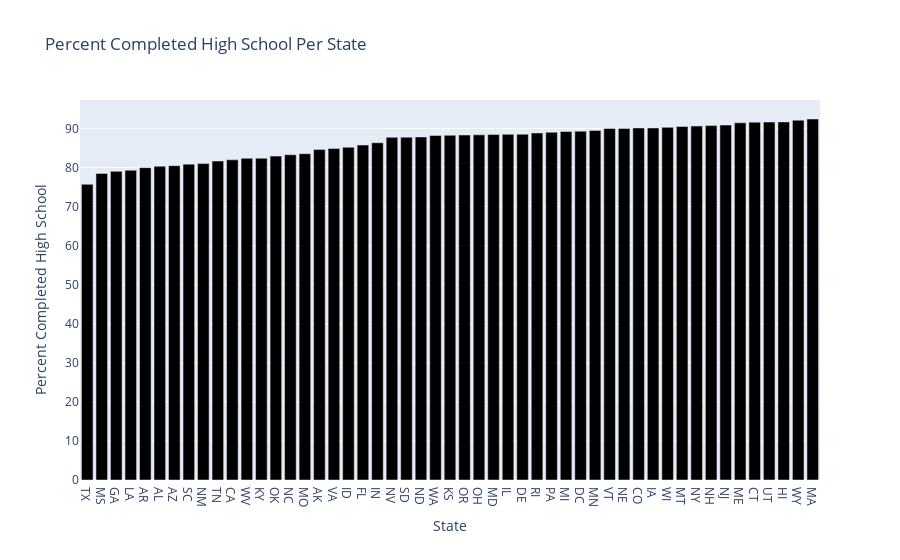

Notebook cell for this chart:
### Code cell
bar = px.bar(x = df_pct_completed_hs3['geographic_area'], y = df_pct_completed_hs3['percent_completed_hs'], title = 'Percent Completed High School Per State')
bar.update_layout(xaxis_title='State', yaxis_title='Percent Completed High School')
bar.update_traces(marker_color='black')
bar.show()

### Figure 1 — Plotly figure (JSON) as saved in the notebook; plotly's stock layout.template omitted (floating-point values rounded to 4 significant figures)
{"data": [{"alignmentgroup": "True", "hovertemplate": "x=%{x}<br>y=%{y}<extra></extra>", "legendgroup": "", "marker": {"color": "black", "pattern": {"shape": ""}}, "name": "", "offsetgroup": "", "orientation": "v", "showlegend": false, "textposition": "auto", "type": "bar", "x": ["TX", "MS", "GA", "LA", "AR", "AL", "AZ", "SC", "NM", "TN", "CA", "WV", "KY", "OK", "NC", "MO", "AK", "VA", "ID", "FL", "IN", "NV", "SD", "ND", "WA", "KS", "OR", "OH", "MD", "IL", "DE", "RI", "PA", "MI", "DC", "MN", "VT", "NE", "CO", "IA", "WI", "MT", "NY", "NH", "NJ", "ME", "CT", "UT", "HI", "WY", "MA"], "xaxis": "x", "y": [75.69, 78.47, 79.01, 79.29, 79.95, 80.3, 80.47, 80.85, 80.98, 81.63, 81.96, 82.35, 82.37, 82.91, 83.25, 83.52, 84.63, 84.88, 85.17, 85.74, 86.32, 87.72, 87.75, 87.82, 88.2, 88.23, 88.3, 88.34, 88.42, 88.48, 88.52, 88.83, 89.02, 89.21, 89.3, 89.47, 89.98, 89.99, 90.11, 90.11, 90.26, 90.49, 90.61, 90.71, 90.85, 91.43, 91.59, 91.62, 91.67, 92.1, 92.4], "yaxis": "y"}], "layout": {"barmode": "relative", "legend": {"tracegroupgap": 0}, "title": {"text": "Percent Completed High School Per State"}, "xaxis": {"anchor": "y", "domain": [0, 1], "title": {"text": "State"}}, "yaxis": {"anchor": "x", "domain": [0, 1], "title": {"text": "Percent Completed High School"}}}}
